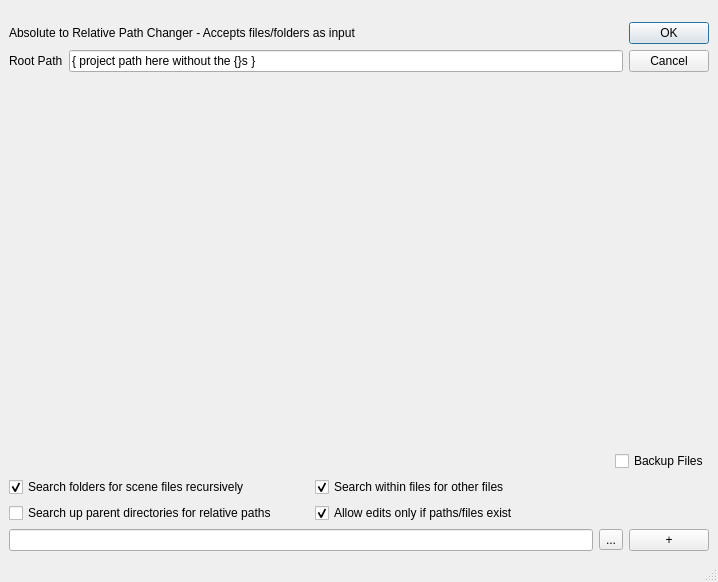
<?xml version="1.0" encoding="UTF-8"?>
<ui version="4.0">
 <class>MainWindow</class>
 <widget class="QMainWindow" name="MainWindow">
  <property name="geometry">
   <rect>
    <x>0</x>
    <y>0</y>
    <width>718</width>
    <height>582</height>
   </rect>
  </property>
  <property name="windowTitle">
   <string>MainWindow</string>
  </property>
  <widget class="QWidget" name="centralwidget">
   <layout class="QGridLayout" name="gridLayout">
    <item row="0" column="0">
     <spacer name="verticalSpacer">
      <property name="orientation">
       <enum>Qt::Vertical</enum>
      </property>
      <property name="sizeType">
       <enum>QSizePolicy::Fixed</enum>
      </property>
      <property name="sizeHint" stdset="0">
       <size>
        <width>17</width>
        <height>13</height>
       </size>
      </property>
     </spacer>
    </item>
    <item row="1" column="0" colspan="2">
     <layout class="QGridLayout" name="gridLayout_top">
      <item row="1" column="0">
       <widget class="QLabel" name="root_path_l">
        <property name="toolTip">
         <string>&lt;html&gt;&lt;head/&gt;&lt;body&gt;&lt;p&gt;Write the type of license you want. Possible options are commercial, student, educational, institutional&lt;/p&gt;&lt;/body&gt;&lt;/html&gt;</string>
        </property>
        <property name="whatsThis">
         <string>&lt;html&gt;&lt;head/&gt;&lt;body&gt;&lt;p&gt;The license type that the Maya files/folders will be changed to.&lt;/p&gt;&lt;/body&gt;&lt;/html&gt;</string>
        </property>
        <property name="text">
         <string>Root Path</string>
        </property>
       </widget>
      </item>
      <item row="1" column="1">
       <widget class="QLineEdit" name="root_path_le">
        <property name="toolTip">
         <string>&lt;html&gt;&lt;head/&gt;&lt;body&gt;&lt;p&gt;Write the type of license you want. Possible options are commercial, student, educational, institutional&lt;/p&gt;&lt;/body&gt;&lt;/html&gt;</string>
        </property>
        <property name="whatsThis">
         <string>&lt;html&gt;&lt;head/&gt;&lt;body&gt;&lt;p&gt;The license type that the Maya files/folders will be changed to.&lt;/p&gt;&lt;/body&gt;&lt;/html&gt;</string>
        </property>
        <property name="text">
         <string>{ project path here without the {}s }</string>
        </property>
       </widget>
      </item>
      <item row="0" column="2" rowspan="2">
       <widget class="QDialogButtonBox" name="ok_cancel_b">
        <property name="orientation">
         <enum>Qt::Vertical</enum>
        </property>
        <property name="standardButtons">
         <set>QDialogButtonBox::Cancel|QDialogButtonBox::Ok</set>
        </property>
       </widget>
      </item>
      <item row="0" column="0" colspan="2">
       <widget class="QLabel" name="application_l">
        <property name="whatsThis">
         <string>&lt;html&gt;&lt;head/&gt;&lt;body&gt;&lt;p&gt;You can choose Maya files or search entire folders and subfolders to change their license types. This script is to avoid Maya's pop-up window when opening files stating that the file was saved in a student version of Maya. Under no circumstances should this script be used to create projects that monetize their products.&lt;/p&gt;&lt;/body&gt;&lt;/html&gt;</string>
        </property>
        <property name="text">
         <string>Absolute to Relative Path Changer - Accepts files/folders as input</string>
        </property>
       </widget>
      </item>
     </layout>
    </item>
    <item row="2" column="0" colspan="2">
     <spacer name="main_group_spacer">
      <property name="orientation">
       <enum>Qt::Vertical</enum>
      </property>
      <property name="sizeHint" stdset="0">
       <size>
        <width>700</width>
        <height>249</height>
       </size>
      </property>
     </spacer>
    </item>
    <item row="3" column="0" colspan="2">
     <layout class="QHBoxLayout" name="horizontalLayout_3">
      <item>
       <spacer name="horizontalSpacer">
        <property name="orientation">
         <enum>Qt::Horizontal</enum>
        </property>
        <property name="sizeHint" stdset="0">
         <size>
          <width>40</width>
          <height>20</height>
         </size>
        </property>
       </spacer>
      </item>
      <item>
       <widget class="QCheckBox" name="backupFile_cb">
        <property name="toolTip">
         <string>&lt;html&gt;&lt;head/&gt;&lt;body&gt;&lt;p&gt;(Optional) Makes a copy of the file before processing it.&lt;/p&gt;&lt;/body&gt;&lt;/html&gt;</string>
        </property>
        <property name="whatsThis">
         <string>&lt;html&gt;&lt;head/&gt;&lt;body&gt;&lt;p&gt;Makes a copy of the file before processing it.&lt;/p&gt;&lt;/body&gt;&lt;/html&gt;</string>
        </property>
        <property name="text">
         <string>Backup Files</string>
        </property>
        <property name="checked">
         <bool>false</bool>
        </property>
       </widget>
      </item>
     </layout>
    </item>
    <item row="4" column="0">
     <layout class="QVBoxLayout" name="verticalLayout">
      <item>
       <widget class="QCheckBox" name="recursive_cb">
        <property name="sizePolicy">
         <sizepolicy hsizetype="Fixed" vsizetype="Fixed">
          <horstretch>0</horstretch>
          <verstretch>0</verstretch>
         </sizepolicy>
        </property>
        <property name="minimumSize">
         <size>
          <width>300</width>
          <height>0</height>
         </size>
        </property>
        <property name="toolTip">
         <string>&lt;html&gt;&lt;head/&gt;&lt;body&gt;&lt;p&gt;(Optional) Enable to search all folders and subfolders for Maya files to change&lt;/p&gt;&lt;/body&gt;&lt;/html&gt;</string>
        </property>
        <property name="whatsThis">
         <string>&lt;html&gt;&lt;head/&gt;&lt;body&gt;&lt;p&gt;Searches within folders you specify recursively for valid Maya files&lt;/p&gt;&lt;/body&gt;&lt;/html&gt;</string>
        </property>
        <property name="text">
         <string>Search folders for scene files recursively</string>
        </property>
        <property name="checked">
         <bool>true</bool>
        </property>
       </widget>
      </item>
      <item>
       <widget class="QCheckBox" name="seekPath_cb">
        <property name="sizePolicy">
         <sizepolicy hsizetype="Fixed" vsizetype="Fixed">
          <horstretch>0</horstretch>
          <verstretch>0</verstretch>
         </sizepolicy>
        </property>
        <property name="minimumSize">
         <size>
          <width>300</width>
          <height>0</height>
         </size>
        </property>
        <property name="toolTip">
         <string>&lt;html&gt;&lt;head/&gt;&lt;body&gt;&lt;p&gt;(Optional) Aggressively searches for a relative path, even if above the root path&lt;/p&gt;&lt;/body&gt;&lt;/html&gt;</string>
        </property>
        <property name="whatsThis">
         <string>&lt;html&gt;&lt;head/&gt;&lt;body&gt;&lt;p&gt;Searches for a relative path to the root path no matter what, even if the source string lies above the root path. Uses notation ..\, ..\\ or ../ to indicate when the script goes &amp;quot;up&amp;quot; a parent folder.&lt;br/&gt;&lt;br/&gt;This option can break some Maya scenes because not all Maya nodes support ..\ notation.&lt;/p&gt;&lt;/body&gt;&lt;/html&gt;</string>
        </property>
        <property name="text">
         <string>Search up parent directories for relative paths</string>
        </property>
       </widget>
      </item>
     </layout>
    </item>
    <item row="4" column="1">
     <layout class="QVBoxLayout" name="verticalLayout_2">
      <item>
       <widget class="QCheckBox" name="searchForMayaFiles_cb">
        <property name="toolTip">
         <string>&lt;html&gt;&lt;head/&gt;&lt;body&gt;&lt;p&gt;(Optional) If a Maya file is found within the current Maya file being processed, it will have its paths processed, too&lt;/p&gt;&lt;/body&gt;&lt;/html&gt;</string>
        </property>
        <property name="whatsThis">
         <string>&lt;html&gt;&lt;head/&gt;&lt;body&gt;&lt;p&gt;Maya can reference other Maya files within an ASCII scene file. If any such file is found and the option is enabled, those Maya reference files will be processed, too.&lt;/p&gt;&lt;/body&gt;&lt;/html&gt;</string>
        </property>
        <property name="text">
         <string>Search within files for other files</string>
        </property>
        <property name="checked">
         <bool>true</bool>
        </property>
       </widget>
      </item>
      <item>
       <widget class="QCheckBox" name="checkExists_cb">
        <property name="toolTip">
         <string>&lt;html&gt;&lt;head/&gt;&lt;body&gt;&lt;p&gt;(Optional) This option will only allow edits to a string or path to be made if the script can prove that it can be proven that it actually exists on the current machine. HIGHLY RECOMMENDED that it is ENABLED but it can also be turned off if you're working remotely or off the SCAD network.&lt;/p&gt;&lt;/body&gt;&lt;/html&gt;</string>
        </property>
        <property name="whatsThis">
         <string>&lt;html&gt;&lt;head/&gt;&lt;body&gt;&lt;p&gt;This option was created to remove strings that were being flagged despite being false positives. It is very dangerous to run the script without using this option.&lt;/p&gt;&lt;/body&gt;&lt;/html&gt;</string>
        </property>
        <property name="text">
         <string>Allow edits only if paths/files exist</string>
        </property>
        <property name="checked">
         <bool>true</bool>
        </property>
       </widget>
      </item>
     </layout>
    </item>
    <item row="5" column="0" colspan="2">
     <layout class="QHBoxLayout" name="horizontalLayout_2">
      <item>
       <widget class="QLineEdit" name="folder_file_le">
        <property name="toolTip">
         <string>&lt;html&gt;&lt;head/&gt;&lt;body&gt;&lt;p&gt;Enter the file or folder location you wish to backup&lt;/p&gt;&lt;/body&gt;&lt;/html&gt;</string>
        </property>
        <property name="whatsThis">
         <string>&lt;html&gt;&lt;head/&gt;&lt;body&gt;&lt;p&gt;Enter the file or folder location you wish to backup&lt;/p&gt;&lt;/body&gt;&lt;/html&gt;</string>
        </property>
       </widget>
      </item>
      <item>
       <widget class="QToolButton" name="detail_b">
        <property name="toolTip">
         <string>&lt;html&gt;&lt;head/&gt;&lt;body&gt;&lt;p&gt;Press to open a browser window for a file/folder that you wish to backup&lt;/p&gt;&lt;/body&gt;&lt;/html&gt;</string>
        </property>
        <property name="whatsThis">
         <string>&lt;html&gt;&lt;head/&gt;&lt;body&gt;&lt;p&gt;A button that lets you browse for a folder or file&lt;/p&gt;&lt;/body&gt;&lt;/html&gt;</string>
        </property>
        <property name="text">
         <string>...</string>
        </property>
       </widget>
      </item>
      <item>
       <widget class="QPushButton" name="more_b">
        <property name="toolTip">
         <string>&lt;html&gt;&lt;head/&gt;&lt;body&gt;&lt;p&gt;Press this to add another folder/file to backup&lt;/p&gt;&lt;/body&gt;&lt;/html&gt;</string>
        </property>
        <property name="whatsThis">
         <string>&lt;html&gt;&lt;head/&gt;&lt;body&gt;&lt;p&gt;Adds another folder/file field so you can add more to your backup&lt;/p&gt;&lt;/body&gt;&lt;/html&gt;</string>
        </property>
        <property name="text">
         <string>+</string>
        </property>
       </widget>
      </item>
     </layout>
    </item>
   </layout>
  </widget>
  <widget class="QStatusBar" name="statusbar"/>
  <action name="actionNew">
   <property name="text">
    <string>New</string>
   </property>
  </action>
  <action name="actionOpen">
   <property name="text">
    <string>Open...</string>
   </property>
  </action>
  <action name="actionSave_Config">
   <property name="text">
    <string>Save...</string>
   </property>
  </action>
  <action name="actionAbout">
   <property name="text">
    <string>About</string>
   </property>
  </action>
  <action name="actionContact">
   <property name="text">
    <string>Contact</string>
   </property>
  </action>
 </widget>
 <resources/>
 <connections/>
</ui>
